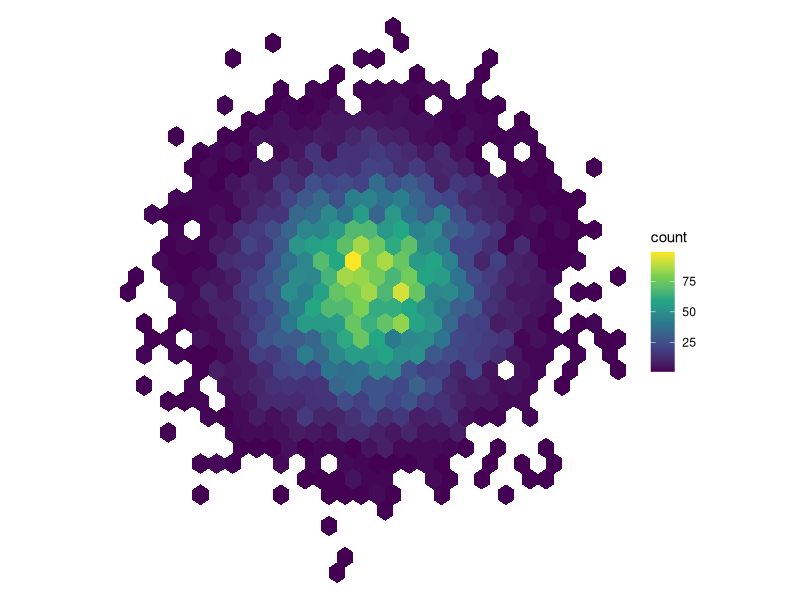
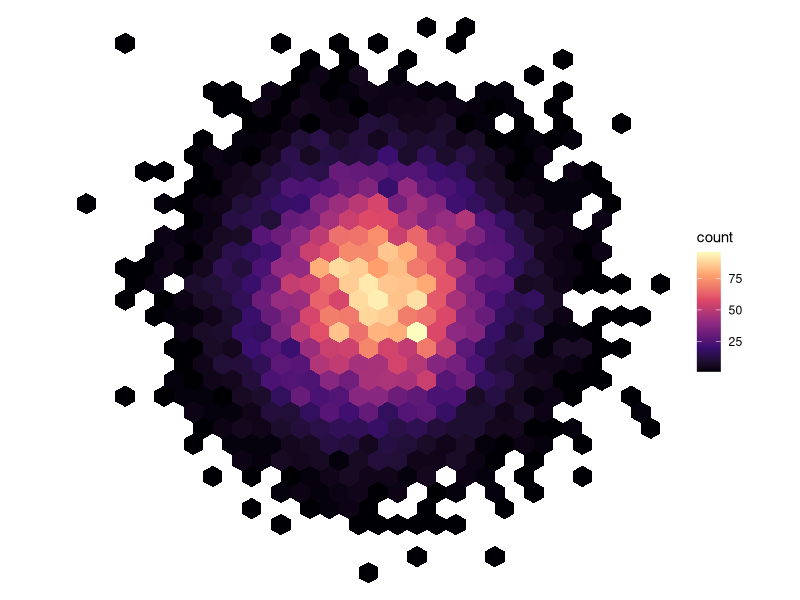

Recreate these plots in R, in order.
## ---- chunk 1
knitr::opts_chunk$set(echo = TRUE, cache = T)
library(tidyverse)
set.seed(1234)
## ---- chunk 2
ggplot(
  data.frame(x= rnorm(1e4), y = rnorm(1e4)), 
  aes(x = x, y = y)
  ) +
  geom_hex() + coord_fixed() +
  scale_fill_viridis_c() + 
  theme_void()
## ---- chunk 3
ggplot(
  data.frame(x= rnorm(1e4), y = rnorm(1e4)), 
  aes(x = x, y = y)
  ) +
  geom_hex() + coord_fixed() +
  scale_fill_viridis_c(option="A") + 
  theme_void()
